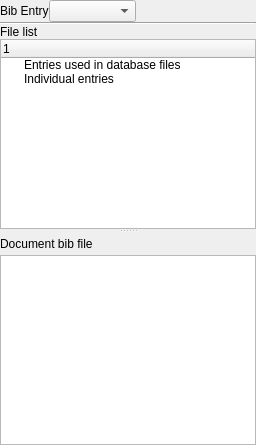
            <widget class="QWidget" name="BibliographyTab_4">
             <attribute name="title">
              <string>Bibliography</string>
             </attribute>
             <layout class="QGridLayout" name="gridLayout_30">
              <property name="leftMargin">
               <number>0</number>
              </property>
              <property name="topMargin">
               <number>0</number>
              </property>
              <property name="rightMargin">
               <number>0</number>
              </property>
              <property name="bottomMargin">
               <number>0</number>
              </property>
              <property name="spacing">
               <number>0</number>
              </property>
              <item row="0" column="0">
               <widget class="MiniSplitter" name="splitter_7">
                <property name="orientation">
                 <enum>Qt::Vertical</enum>
                </property>
                <widget class="QWidget" name="layoutWidget">
                 <layout class="QVBoxLayout" name="verticalLayout">
                  <property name="spacing">
                   <number>0</number>
                  </property>
                  <item>
                   <layout class="QHBoxLayout" name="horizontalLayout_21">
                    <item>
                     <widget class="QLabel" name="label_22">
                      <property name="text">
                       <string>Bib Entry</string>
                      </property>
                     </widget>
                    </item>
                    <item>
                     <widget class="QComboBox" name="DocBibEntriesCombo">
                      <property name="sizePolicy">
                       <sizepolicy hsizetype="MinimumExpanding" vsizetype="Fixed">
                        <horstretch>0</horstretch>
                        <verstretch>0</verstretch>
                       </sizepolicy>
                      </property>
                     </widget>
                    </item>
                    <item>
                     <widget class="QPushButton" name="addDocBibEntry">
                      <property name="text">
                       <string/>
                      </property>
                      <property name="icon">
                       <iconset resource="images.qrc">
                        <normaloff>:/images/list-add.svg</normaloff>:/images/list-add.svg</iconset>
                      </property>
                      <property name="flat">
                       <bool>true</bool>
                      </property>
                     </widget>
                    </item>
                    <item>
                     <widget class="QPushButton" name="removeDocBibEnrty">
                      <property name="text">
                       <string/>
                      </property>
                      <property name="icon">
                       <iconset resource="images.qrc">
                        <normaloff>:/images/list-remove.svg</normaloff>:/images/list-remove.svg</iconset>
                      </property>
                      <property name="flat">
                       <bool>true</bool>
                      </property>
                     </widget>
                    </item>
                    <item>
                     <widget class="QPushButton" name="NewBibEntry_CurrentDocument">
                      <property name="text">
                       <string/>
                      </property>
                      <property name="icon">
                       <iconset resource="images.qrc">
                        <normaloff>:/images/bib-new.svg</normaloff>:/images/bib-new.svg</iconset>
                      </property>
                      <property name="flat">
                       <bool>true</bool>
                      </property>
                     </widget>
                    </item>
                   </layout>
                  </item>
                  <item>
                   <widget class="Line" name="line_3">
                    <property name="orientation">
                     <enum>Qt::Horizontal</enum>
                    </property>
                   </widget>
                  </item>
                  <item>
                   <widget class="QLabel" name="label_10">
                    <property name="text">
                     <string>File list</string>
                    </property>
                   </widget>
                  </item>
                  <item>
                   <widget class="QTreeWidget" name="BibPerFileTree">
                    <column>
                     <property name="text">
                      <string notr="true">1</string>
                     </property>
                    </column>
                    <item>
                     <property name="text">
                      <string>Entries used in database files</string>
                     </property>
                     <property name="icon">
                      <iconset resource="images.qrc">
                       <normaloff>:/images/texfile.svgz</normaloff>:/images/texfile.svgz</iconset>
                     </property>
                    </item>
                    <item>
                     <property name="text">
                      <string>Individual entries</string>
                     </property>
                     <property name="icon">
                      <iconset resource="images.qrc">
                       <normaloff>:/images/address-book-new.svg</normaloff>:/images/address-book-new.svg</iconset>
                     </property>
                    </item>
                   </widget>
                  </item>
                 </layout>
                </widget>
                <widget class="QStackedWidget" name="stackedWidget_5">
                 <property name="currentIndex">
                  <number>0</number>
                 </property>
                 <widget class="QWidget" name="page_10">
                  <layout class="QGridLayout" name="gridLayout_26">
                   <property name="leftMargin">
                    <number>0</number>
                   </property>
                   <property name="topMargin">
                    <number>0</number>
                   </property>
                   <property name="rightMargin">
                    <number>0</number>
                   </property>
                   <property name="bottomMargin">
                    <number>0</number>
                   </property>
                   <property name="spacing">
                    <number>0</number>
                   </property>
                   <item row="0" column="0">
                    <layout class="QHBoxLayout" name="horizontalLayout_16">
                     <property name="spacing">
                      <number>0</number>
                     </property>
                     <item>
                      <widget class="QLabel" name="label_11">
                       <property name="text">
                        <string>Document bib file</string>
                       </property>
                      </widget>
                     </item>
                     <item>
                      <widget class="QPushButton" name="SaveDocBibContent">
                       <property name="sizePolicy">
                        <sizepolicy hsizetype="Fixed" vsizetype="Fixed">
                         <horstretch>0</horstretch>
                         <verstretch>0</verstretch>
                        </sizepolicy>
                       </property>
                       <property name="text">
                        <string/>
                       </property>
                       <property name="icon">
                        <iconset resource="images.qrc">
                         <normaloff>:/images/document-save.svg</normaloff>:/images/document-save.svg</iconset>
                       </property>
                       <property name="flat">
                        <bool>true</bool>
                       </property>
                      </widget>
                     </item>
                    </layout>
                   </item>
                   <item row="1" column="0">
                    <widget class="LatexTextBrowser" name="DocBibSourceCode"/>
                   </item>
                  </layout>
                 </widget>
                 <widget class="QWidget" name="page_11">
                  <layout class="QGridLayout" name="gridLayout_28">
                   <property name="leftMargin">
                    <number>0</number>
                   </property>
                   <property name="topMargin">
                    <number>0</number>
                   </property>
                   <property name="rightMargin">
                    <number>0</number>
                   </property>
                   <property name="bottomMargin">
                    <number>0</number>
                   </property>
                   <property name="spacing">
                    <number>0</number>
                   </property>
                  </layout>
                 </widget>
                 <widget class="QWidget" name="page_12"/>
                </widget>
               </widget>
              </item>
             </layout>
            </widget>
